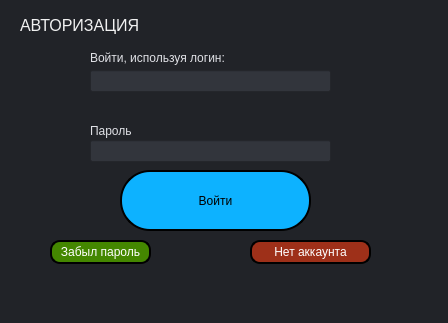
<?xml version="1.0" encoding="UTF-8"?>
<ui version="4.0">
 <class>auth_form</class>
 <widget class="QWidget" name="auth_form">
  <property name="geometry">
   <rect>
    <x>0</x>
    <y>0</y>
    <width>448</width>
    <height>323</height>
   </rect>
  </property>
  <property name="palette">
   <palette>
    <active>
     <colorrole role="Button">
      <brush brushstyle="SolidPattern">
       <color alpha="255">
        <red>33</red>
        <green>35</green>
        <blue>40</blue>
       </color>
      </brush>
     </colorrole>
     <colorrole role="Base">
      <brush brushstyle="SolidPattern">
       <color alpha="255">
        <red>33</red>
        <green>35</green>
        <blue>40</blue>
       </color>
      </brush>
     </colorrole>
     <colorrole role="Window">
      <brush brushstyle="SolidPattern">
       <color alpha="255">
        <red>33</red>
        <green>35</green>
        <blue>40</blue>
       </color>
      </brush>
     </colorrole>
     <colorrole role="Link">
      <brush brushstyle="SolidPattern">
       <color alpha="255">
        <red>138</red>
        <green>136</green>
        <blue>135</blue>
       </color>
      </brush>
     </colorrole>
     <colorrole role="LinkVisited">
      <brush brushstyle="SolidPattern">
       <color alpha="255">
        <red>138</red>
        <green>136</green>
        <blue>135</blue>
       </color>
      </brush>
     </colorrole>
    </active>
    <inactive>
     <colorrole role="Button">
      <brush brushstyle="SolidPattern">
       <color alpha="255">
        <red>33</red>
        <green>35</green>
        <blue>40</blue>
       </color>
      </brush>
     </colorrole>
     <colorrole role="Base">
      <brush brushstyle="SolidPattern">
       <color alpha="255">
        <red>33</red>
        <green>35</green>
        <blue>40</blue>
       </color>
      </brush>
     </colorrole>
     <colorrole role="Window">
      <brush brushstyle="SolidPattern">
       <color alpha="255">
        <red>33</red>
        <green>35</green>
        <blue>40</blue>
       </color>
      </brush>
     </colorrole>
     <colorrole role="Link">
      <brush brushstyle="SolidPattern">
       <color alpha="255">
        <red>138</red>
        <green>136</green>
        <blue>135</blue>
       </color>
      </brush>
     </colorrole>
     <colorrole role="LinkVisited">
      <brush brushstyle="SolidPattern">
       <color alpha="255">
        <red>138</red>
        <green>136</green>
        <blue>135</blue>
       </color>
      </brush>
     </colorrole>
    </inactive>
    <disabled>
     <colorrole role="Button">
      <brush brushstyle="SolidPattern">
       <color alpha="255">
        <red>33</red>
        <green>35</green>
        <blue>40</blue>
       </color>
      </brush>
     </colorrole>
     <colorrole role="Base">
      <brush brushstyle="SolidPattern">
       <color alpha="255">
        <red>33</red>
        <green>35</green>
        <blue>40</blue>
       </color>
      </brush>
     </colorrole>
     <colorrole role="Window">
      <brush brushstyle="SolidPattern">
       <color alpha="255">
        <red>33</red>
        <green>35</green>
        <blue>40</blue>
       </color>
      </brush>
     </colorrole>
     <colorrole role="Link">
      <brush brushstyle="SolidPattern">
       <color alpha="255">
        <red>138</red>
        <green>136</green>
        <blue>135</blue>
       </color>
      </brush>
     </colorrole>
     <colorrole role="LinkVisited">
      <brush brushstyle="SolidPattern">
       <color alpha="255">
        <red>138</red>
        <green>136</green>
        <blue>135</blue>
       </color>
      </brush>
     </colorrole>
    </disabled>
   </palette>
  </property>
  <property name="windowTitle">
   <string>Form</string>
  </property>
  <property name="styleSheet">
   <string notr="true">background-color: rgb(33, 35, 40);
</string>
  </property>
  <widget class="QPushButton" name="pushButton_login">
   <property name="geometry">
    <rect>
     <x>120</x>
     <y>170</y>
     <width>191</width>
     <height>61</height>
    </rect>
   </property>
   <property name="styleSheet">
    <string notr="true">QPushButton {
border-radius: 30px; 
color: rgb(0, 0, 0);
background-color: rgb(13, 178, 255);
border: 2px solid rgb(0,0,0);
}</string>
   </property>
   <property name="text">
    <string>Войти</string>
   </property>
  </widget>
  <widget class="QPushButton" name="pushButton_reset_password">
   <property name="geometry">
    <rect>
     <x>50</x>
     <y>240</y>
     <width>101</width>
     <height>24</height>
    </rect>
   </property>
   <property name="styleSheet">
    <string notr="true">border-radius: 10px;  /* Скругление углов */
background-color: rgb(68, 135, 0);
color: white;
selection-color: rgb(85, 255, 0);
border: 2px solid rgb(0, 0, 0);</string>
   </property>
   <property name="text">
    <string>Забыл пароль</string>
   </property>
  </widget>
  <widget class="QPushButton" name="pushButton_to_reg">
   <property name="geometry">
    <rect>
     <x>250</x>
     <y>240</y>
     <width>121</width>
     <height>24</height>
    </rect>
   </property>
   <property name="styleSheet">
    <string notr="true">border-radius: 10px;  /* Скругление углов */
background-color: rgb(158, 48, 25);
color: white;
border: 2px solid rgb(0, 0, 0);</string>
   </property>
   <property name="text">
    <string>Нет аккаунта</string>
   </property>
  </widget>
  <widget class="QLabel" name="label_login">
   <property name="geometry">
    <rect>
     <x>90</x>
     <y>50</y>
     <width>241</width>
     <height>16</height>
    </rect>
   </property>
   <property name="styleSheet">
    <string notr="true">color: rgb(224, 225, 230);</string>
   </property>
   <property name="text">
    <string>Войти, используя логин:</string>
   </property>
  </widget>
  <widget class="QLineEdit" name="lineEdit_login">
   <property name="geometry">
    <rect>
     <x>90</x>
     <y>70</y>
     <width>241</width>
     <height>22</height>
    </rect>
   </property>
   <property name="styleSheet">
    <string notr="true">background-color: rgb(50, 53, 60);</string>
   </property>
  </widget>
  <widget class="QLabel" name="label_password">
   <property name="geometry">
    <rect>
     <x>90</x>
     <y>120</y>
     <width>142</width>
     <height>21</height>
    </rect>
   </property>
   <property name="styleSheet">
    <string notr="true">color: rgb(224, 225, 230);</string>
   </property>
   <property name="text">
    <string>Пароль</string>
   </property>
  </widget>
  <widget class="QLineEdit" name="lineEdit_password">
   <property name="geometry">
    <rect>
     <x>90</x>
     <y>140</y>
     <width>241</width>
     <height>22</height>
    </rect>
   </property>
   <property name="styleSheet">
    <string notr="true">background-color: rgb(50, 53, 60);</string>
   </property>
   <property name="echoMode">
    <enum>QLineEdit::EchoMode::Password</enum>
   </property>
   <property name="clearButtonEnabled">
    <bool>false</bool>
   </property>
  </widget>
  <widget class="QLabel" name="label">
   <property name="geometry">
    <rect>
     <x>20</x>
     <y>10</y>
     <width>121</width>
     <height>31</height>
    </rect>
   </property>
   <property name="font">
    <font>
     <pointsize>12</pointsize>
    </font>
   </property>
   <property name="styleSheet">
    <string notr="true">color: rgb(241, 241, 241);</string>
   </property>
   <property name="text">
    <string>АВТОРИЗАЦИЯ</string>
   </property>
  </widget>
 </widget>
 <resources/>
 <connections/>
</ui>
